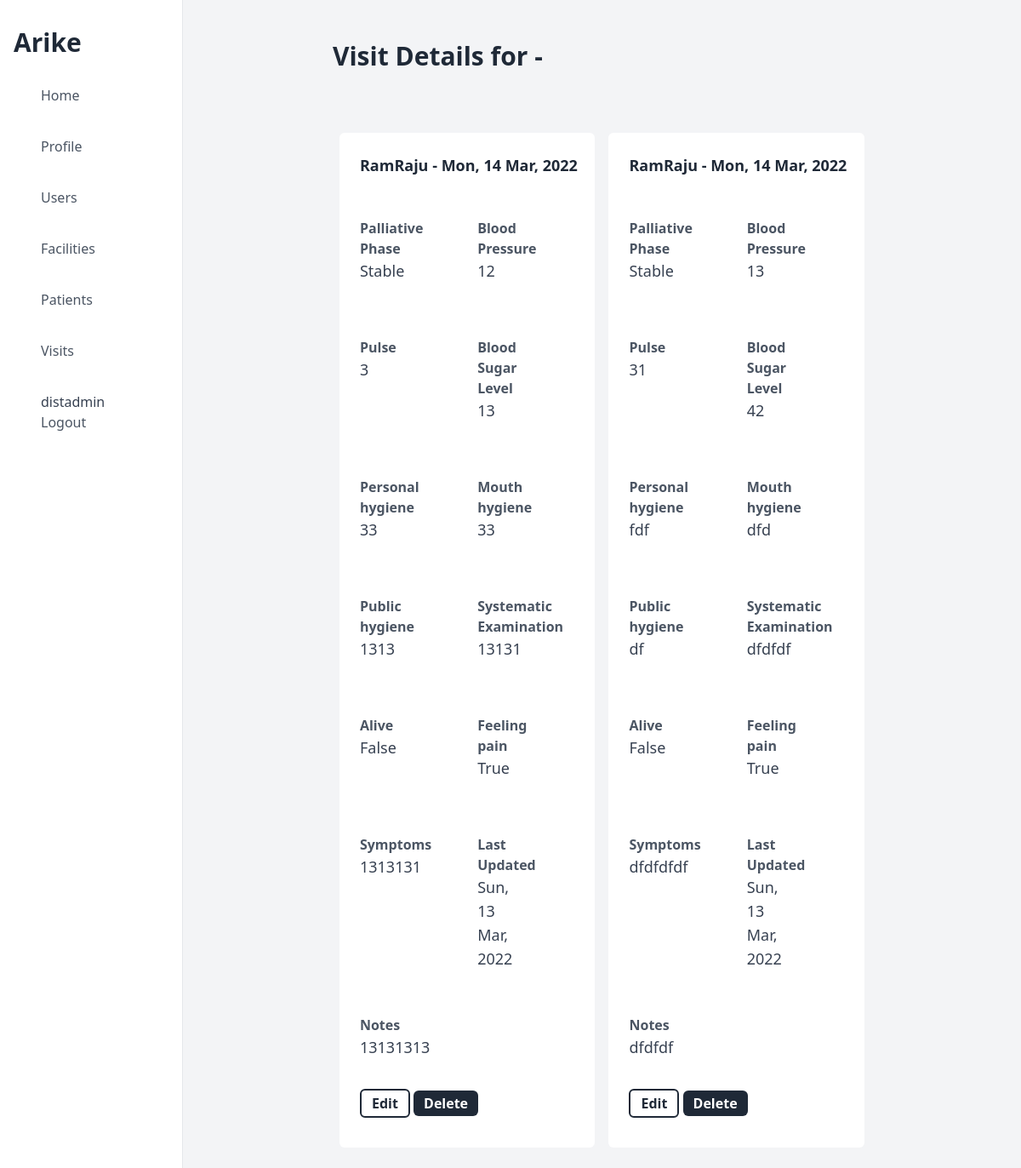
/list/visitdetailspatient/4 (signed in), run on the app's committed database.
### apps/models.py (models this page shows, shortened)
class CustomUser(AbstractUser):
    full_name = models.CharField(max_length=150, blank=True)
    role = models.CharField(choices=USER_ROLES, max_length=20, blank=False)
    phone = models.CharField(max_length=14, validators=[phone_number_regex])
    is_verified = models.BooleanField(default=False)
    district = models.ForeignKey(
        District, on_delete=models.PROTECT, blank=True, null=True
    )
    facility = models.ForeignKey(
        Facility, on_delete=models.PROTECT, blank=True, null=True
    )
    schedule_alert_time = models.DateTimeField(null=True)
    created_at = models.DateTimeField(auto_now_add=True)
    updated_at = models.DateTimeField(auto_now=True)
    deleted = models.BooleanField(default=False)

class VisitDetails(models.Model):
    pallative_phase = models.CharField(
        max_length=100, choices=PALLIATIVE_PHASES, default=PALLIATIVE_PHASES[0][1]
    )
    blood_pressure = models.IntegerField()
    pulse = models.IntegerField()
    General_Random_Blood_Sugar = models.CharField(max_length=6)
    Personal_hygiene = models.CharField(max_length=100)
    Mouth_hygiene = models.CharField(max_length=100)
    Public_hygiene = models.CharField(max_length=100)
    systematic_examination = models.TextField()
    patient_at_peace = models.BooleanField(default=True)
    pain = models.BooleanField(default=True)
    symptoms = models.TextField()
    visit_schedule = models.ForeignKey(
        VisitSchedule, on_delete=models.PROTECT, null=True
    )
    notes = models.TextField(null=True)
    created_at = models.DateTimeField(auto_now_add=True)
    updated_at = models.DateTimeField(auto_now=True)
    deleted = models.BooleanField(default=False)

class VisitSchedule(models.Model):
    date_time = models.DateTimeField()
    duration = models.CharField(max_length=35)
    patient = models.ForeignKey(Patient, on_delete=models.PROTECT, null=True)
    nurse = models.ForeignKey(CustomUser, on_delete=models.PROTECT, null=True)
    cancelled = models.BooleanField(default=False, null=True)
    completed = models.BooleanField(default=False, null=True)
    created_at = models.DateTimeField(auto_now_add=True)
    updated_at = models.DateTimeField(auto_now=True)
    deleted = models.BooleanField(default=False)

### apps/views.py (the view)
class VisitDetailsListPatientView(LoginRequiredMixin, UserPermissionMixin, ListView):
    permission_required = "District Admin", "Primary Nurse", "Secondary Nurse"
    model = VisitDetails
    template_name = "VisitDetails/list.html"
    context_object_name = "objects"
    def get_queryset(self):
        patient_id = self.kwargs["patient_id"]
        patient = Patient.objects.get(pk=patient_id)
        visitschedule = VisitSchedule.objects.filter(
            patient=patient, cancelled=False, completed=True, deleted=False
        )
        objects = VisitDetails.objects.filter(
            deleted=False, visit_schedule__in=visitschedule
        ).order_by("-updated_at")
        return objects

### apps/Mixin.py (called while the page is built)
    def has_permission(self):
        perms = self.get_permission_required()
        if self.request.user.role in perms:
            return True
        else:
            return False

### templates/VisitDetails/list.html (shortened to what this page needs)
{% extends "base_dashboard.html" %}
{% block content %}
    <div class="flex justify-between  my-8">
        <h1 class="text-3xl font-bold text-gray-800">Visit Details for - {{ visitschedule.date_time }}</h1>
    </div>
    <div class="grid grid-cols-2 ">
        {% for object in objects %}
        <div class="px-3 py-2 bg-white m-2 rounded-md ">
            {% if "/list/visitdetailspatient/" in request.path %}
                <p class="text-gray-800 py-4 pl-3 font-bold text-lg">{{ object.visit_schedule.nurse  }} - {{ object.visit_schedule.date_time | date:"D, d M, Y"}}</p>
            {% endif %}
            <div class="grid grid-cols-2 ">
                <div class="pr-12 pl-3 py-2 mr-8 my-6">
                    <p class="text-gray-600 font-bold text-md">Palliative Phase</p>
                    <p class="text-gray-700 font-regular text-lg">{{ object.pallative_phase}}</p>
                </div>
                <div class="pr-12 pl-3 py-2 mr-8 my-6">
                    <p class="text-gray-600 font-bold text-md">Blood Pressure</p>
                    <p class="text-gray-700 font-regular text-lg">{{ object.blood_pressure }}</p>
                </div>
                <div class="pr-12 pl-3 py-2 mr-8 my-6">
                    <p class="text-gray-600 font-bold text-md">Pulse</p>
                    <p class="text-gray-700 font-regular text-lg">{{ object.pulse }}</p>
                </div>
                <div class="pr-12 pl-3 py-2 mr-8 my-6">
                    <p class="text-gray-600 font-bold text-md">Blood Sugar Level</p>
                    <p class="text-gray-700 font-regular text-lg">{{ object.General_Random_Blood_Sugar }}</p>
                </div>
                <div class="pr-12 pl-3 py-2 mr-8 my-6">
                    <p class="text-gray-600 font-bold text-md">Personal hygiene</p>
                    <p class="text-gray-700 font-regular text-lg">{{ object.Personal_hygiene }}</p>
                </div>
                <div class="pr-12 pl-3 py-2 mr-8 my-6">
                    <p class="text-gray-600 font-bold text-md">Mouth hygiene</p>
                    <p class="text-gray-700 font-regular text-lg">{{ object.Mouth_hygiene}}</p>
                </div>
                <div class="pr-12 pl-3 py-2 mr-8 my-6">
                    <p class="text-gray-600 font-bold text-md">Public hygiene</p>
                    <p class="text-gray-700 font-regular text-lg">{{ object.Public_hygiene }}</p>
                </div>
                <div class="pr-12 pl-3 py-2 mr-8 my-6">
                    <p class="text-gray-600 font-bold text-md">Systematic Examination</p>
                    <p class="text-gray-700 font-regular text-lg">{{ object.systematic_examination }}</p>
                </div>
                <div class="pr-12 pl-3 py-2 mr-8 my-6">
                    <p class="text-gray-600 font-bold text-md">Alive</p>
                    <p class="text-gray-700 font-regular text-lg">{{ object.patient_at_peace }}</p>
                </div>
                <div class="pr-12 pl-3 py-2 mr-8 my-6">
                    <p class="text-gray-600 font-bold text-md">Feeling pain</p>
                    <p class="text-gray-700 font-regular text-lg">{{ object.pain }}</p>
                </div>
                <div class="pr-12 pl-3 py-2 mr-8 my-6">
                    <p class="text-gray-600 font-bold text-md">Symptoms</p>
                    <p class="text-gray-700 font-regular text-lg">{{ object.symptoms }}</p>
                </div>
                <div class="pr-12 pl-3 py-2 mr-8 my-6">
                    <p class="text-gray-600 font-bold text-md">Last Updated</p>
                    <p class="text-gray-700 font-regular text-lg">{{ object.updated_at | date:"D, d M, Y" }}</p>
                </div>
            </div>
            <div class="pr-12 pl-3 py-2 mr-8 my-3">
                <p class="text-gray-600 font-bold text-md">Notes</p>
                <p class="text-gray-700 font-regular text-lg">{{ object.notes }}</p>
            </div>
            <div class="pr-12 pl-3 py-2 mr-8 my-6">
                <a class="bg-white text-gray-800 font-bold text-1xl px-3 py-1 rounded-md text-center border-2 border-gray-800" href="/update/visitdetails/{{ object.id }}">Edit</a>
                <a class="bg-gray-800 text-white font-bold text-1xl px-3 py-1 rounded-md text-center" href="/delete/visitdetails/{{ object.id }}">Delete</a>
            </div>
        </div>
        {% endfor %}
    </div>
{% endblock content %}

### templates/base_dashboard.html (shortened to what this page needs)
{% load static tailwind_tags %}
<!DOCTYPE html>
<html lang="en">
<head>
    {% tailwind_css %}
    <script src="https://cdn.tailwindcss.com"></script>
</head>
<body>
    <div class="flex">
        <div class="flex flex-col w-64 h-screen px-4 py-8 overflow-y-auto border-r">
        <h2 class="text-3xl font-semibold text-left text-gray-800">Arike</h2>
        <div class="flex flex-col justify-between mt-6">
            <aside>
            <ul>
                <li>
                <a class="flex items-center px-4 py-2 text-gray-600 rounded-md  hover:bg-gray-200 {% if request.path == '/' %} text-white bg-gray-700 {% endif %}" href="/">
                    <span class="mx-4 font-medium">Home</span>
                </a>
                </li>
                <li>
                    <a class="flex items-center px-4 py-2 mt-5 text-gray-600 rounded-md hover:bg-gray-200 {% if '/detail/user/' in request.path %} text-white bg-gray-700 {% endif %}" href="/detail/user/{{ request.user.id }}">
                        <span class="mx-4 font-medium">Profile </span>
                    </a>
                </li>
                {% if request.user.role == "District Admin" %}
                <li>
                <a class="flex items-center px-4 py-2 mt-5 text-gray-600 rounded-md hover:bg-gray-200 {% if '/list/users' in request.path %} text-white bg-gray-700 {% endif %}" href="/list/users">
                    <span class="mx-4 font-medium">Users</span>
                </a>
                </li>
                {% endif %}
                {% if request.user.role == "District Admin" %}
                <li>
                    <a class="flex items-center px-4 py-2 mt-5 text-gray-600 rounded-md hover:bg-gray-200 {% if '/list/facility' in request.path %} text-white bg-gray-700 {% endif %}" href="/list/facility">
                        <span class="mx-4 font-medium">Facilities </span>
                    </a>
                </li>
                {% endif %}
                <li>
                    <a class="flex items-center px-4 py-2 mt-5 text-gray-600 rounded-md hover:bg-gray-200 {% if '/list/patient' in request.path %} text-white bg-gray-700 {% endif %}" href="/list/patient">
                        <span class="mx-4 font-medium">Patients </span>
                    </a>
                </li>
                <li>
                    <a class="flex items-center px-4 py-2 mt-5 text-gray-600 rounded-md hover:bg-gray-200 {% if '/list/visitschedule' in request.path %} text-white bg-gray-700 {% endif %}" href="/list/visitschedule">
                        <span class="mx-4 font-medium">Visits </span>
                    </a>
                </li>
                <li>
                    <a class="flex flex-col items-start px-4 py-2 mt-5 text-gray-600 rounded-md hover:bg-gray-200" href="/logout">
                        <span class="mx-4 text-gray-700 font-medium">{{ request.user }}</span>
                        <span class="mx-4 font-medium">Logout </span>
                    </a>
                </li>
            </ul>
            </aside>
        </div>
        </div>
        <div class="w-screen h-screen p-4  overflow-y-auto bg-gray-100">
        <div class="flex flex-col px-40">
            {% block content %}
            {% endblock content %}
        </div>
    </div>
</body>
</html>

### data on the page
CustomUser: user "distadmin"
VisitDetails: visit_schedule.nurse "RamRaju", visit_schedule.date_time "Mon, 14 Mar, 2022", pallative_phase "Stable", blood_pressure "12", pulse "3", General_Random_Blood_Sugar "13", Personal_hygiene "33", Mouth_hygiene "33", Public_hygiene "1313", systematic_examination "13131", patient_at_peace "False", pain "True", symptoms "1313131", updated_at "Sun, 13 Mar, 2022", notes "13131313"
VisitDetails: visit_schedule.nurse "RamRaju", visit_schedule.date_time "Mon, 14 Mar, 2022", pallative_phase "Stable", blood_pressure "13", pulse "31", General_Random_Blood_Sugar "42", Personal_hygiene "fdf", Mouth_hygiene "dfd", Public_hygiene "df", systematic_examination "dfdfdf", patient_at_peace "False", pain "True", symptoms "dfdfdfdf", updated_at "Sun, 13 Mar, 2022", notes "dfdfdf"
